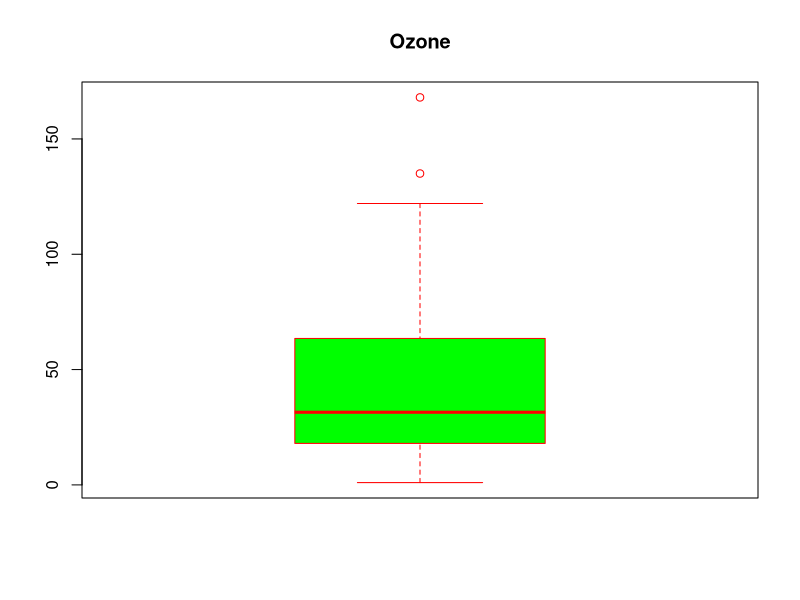
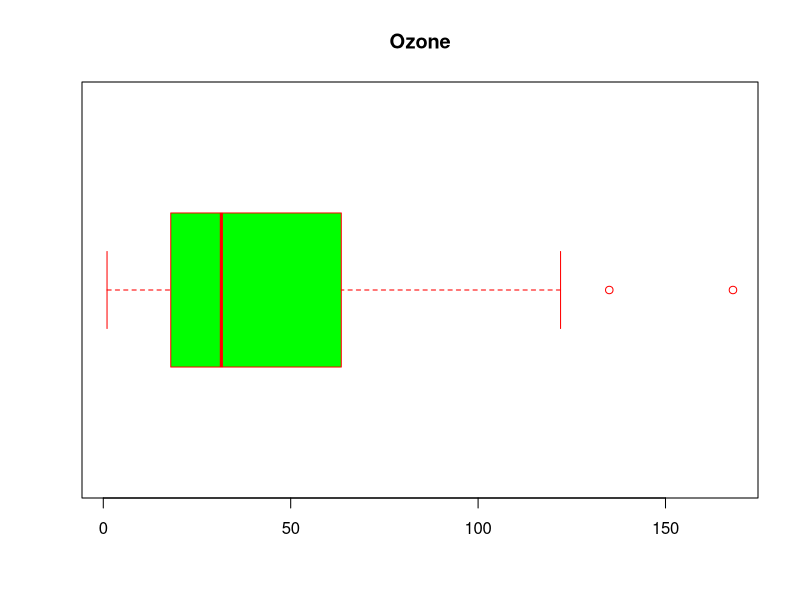
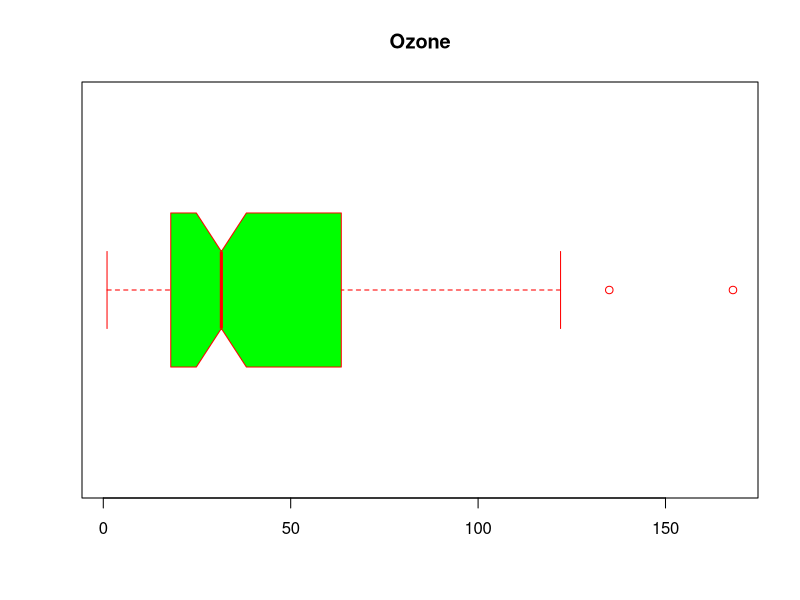

The R source for these figures, in order: (Note: this script raises an error after producing the figures.)
#### Extra ####
# > class(10L / 1L)
# [1] "numeric"
# > class(10L %/% 1L)
# [1] "integer"


#### Mode ####

# unlike mean and median mode, doesn't have its in-buit function

mode <- function(v) {
  y = table(v)
  return (names(y)[which(y == max(y))])
  
}

v1 = c( sample(1:10, 10, replace = T)  )
mode(v1)

#### Measures of Dispersion ####

x = sample(1000:2000, 50)

quantile(x, c(0.25,0.50,0.75)) # quartiles
quantile(x, seq (0 ,1 , 0.1))  # deciles
quantile(x, seq (0 ,1 , 0.01)) # percentiles


q1 = (1*length(x)) / 4
q3 = (3*length(x)) / 4
IQR =  q3 - q1  ; IQR
QD = (q3 - q1) / 2  ; QD
coeff_of_QD = (q3-q1) / (q3+q1)  ;coeff_of_QD


#### BoxPlot ####

?boxplot
View(airquality)
air <- airquality
attach(air)
boxplot(Ozone, main = "Ozone", col = "green", border = "red")
        
a = boxplot(Ozone, main = "Ozone", col = "green", border = "red", horizontal = T)

boxplot(Ozone, main = "Ozone", col = "green", border = "red", horizontal = T, notch = T)

a



# $stats
# [,1]
# [1,]   1.0    # min value in data
# [2,]  18.0    # Q1
# [3,]  31.5    # Q2
# [4,]  63.5    # Q3
# [5,] 122.0    # Q4
# 
# $n            # length of data
# [1] 116       
# 
# $conf         # confidence of something????
# [,1]
# [1,] 24.82518
# [2,] 38.17482
# 
# $out          # outliers
# [1] 135 168

# $group
# [1] 1 1
# 
# $names
# [1] ""

#### Array ####

# Object that can store multidimensional data

# array(data, dim = c(2,3,4) , dimnames = list() )   2 by 3 che 4 matrices

?array
arr = array ( paste0(letters[1:24],1:24, sep="-" ), c(2, 3, 4), dimnames = list(c("a", "b"), c("A", "B", "C"), c("M1","M2",'M3','M4')))
arr

# accessing

arr[3 , 2 , 1]      # row , column , matrix 
# 2nd row of 1st and 2nd matrix
arr[2 , , c(1,2)]
# OR
arr[2,,1:2]

#### Standard Deviation ####


sd <- function(x) {
  xbar = mean(x)
  deviations = sum((x - xbar)^2)
  N = length(x)
  sd = sqrt(deviations/N)
  coefficient_of_variation = (sd / xbar) * 100
  return (paste("sd = ", sd , "and", 'coefficient of variance = ', coefficient_of_variation))
}

v = c(12,17,15,11,25)
sd(v)


#### Practice question ####

raw = c( 52, 57, 49, 48, 35, 37, 37)

mean = sum(raw) / length (raw)

if (length(raw) %% 2 == 0){
  median = (raw[length(raw)/2] + raw[length(raw)/2+1]) / 2
} else{
  median = raw[(length(raw)+1)/2]
}

tab = table(raw)
mode = names(tab)[which(tab==max(tab))]
Range = max(raw) - min(raw)
coef_or_range = ( max(raw) - min(raw) ) / ( max(raw) + min(raw) ) 
q1 = length(raw) / 4
q3 = (3 * length(raw))/4











